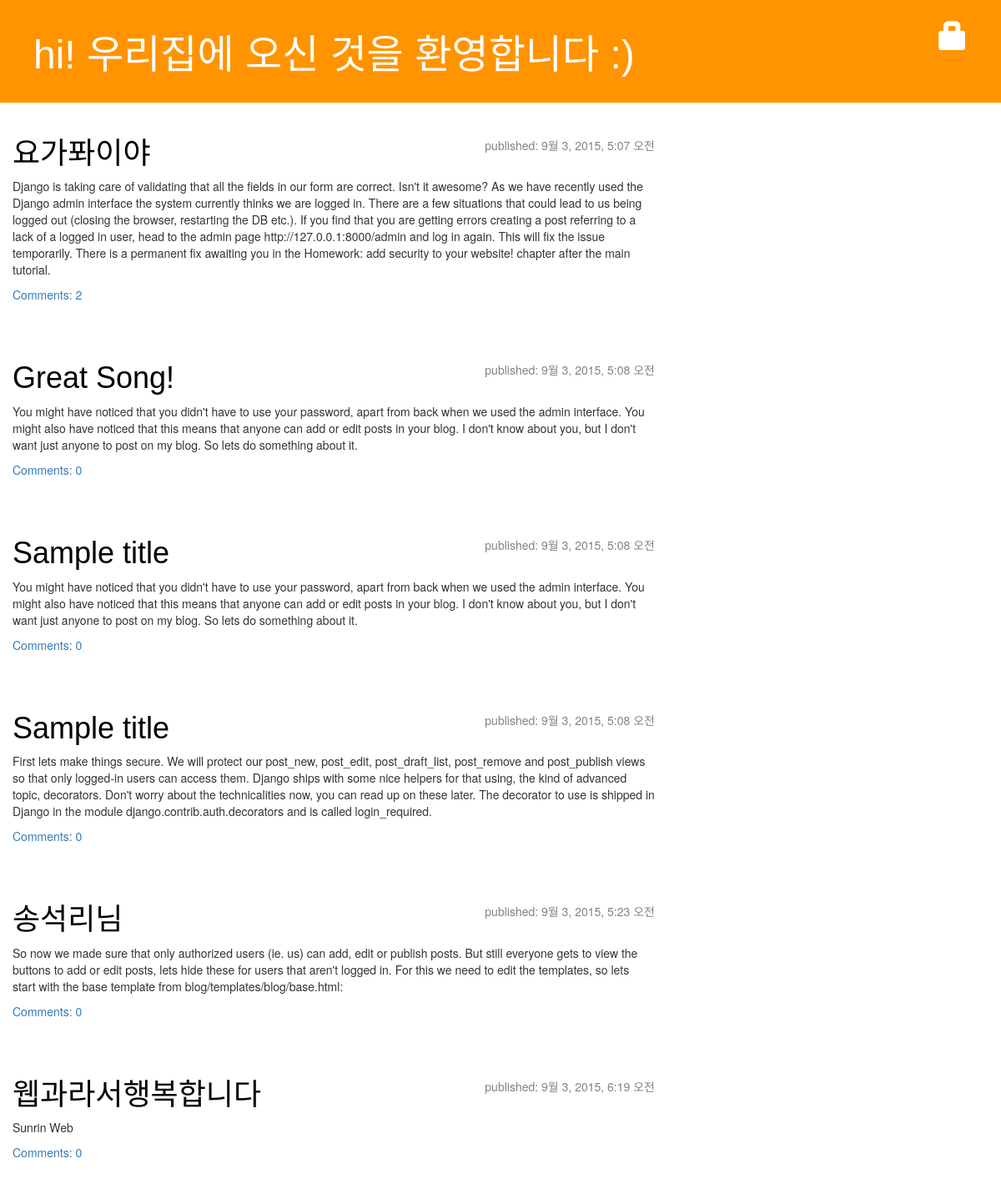
The page / on the database its author committed.
### blog/models.py (models this page shows, shortened)
class Post(models.Model):
    author = models.ForeignKey('auth.User')
    title = models.CharField(max_length=200)
    text = models.TextField()
    created_date = models.DateTimeField(default=timezone.now)
    published_date = models.DateTimeField(blank=True, null=True)
    def approved_comments(self):
        return self.comments.filter(approved_comment=True)

### blog/views.py (the view)
# urls.py: url(r'^$', views.post_list, name='post_list'),
def post_list(request):
    posts = Post.objects.filter(published_date__lte=timezone.now()).order_by('published_date')
    return render(request, 'blog/post_list.html', {'posts': posts})

### blog/templates/blog/post_list.html
{% extends "blog/base.html" %}
{% block content %}
{% for post in posts %}
    <div class="post">
        <div class="date">
            <p>published: {{ post.published_date }}</p>
        </div>
        <h1><a href="{% url "post_detail" post_id=post.pk %}">{{ post.title }}</a></h1>
        <p>{{ post.text }}</p>
        <a href="{% url "blog.views.post_detail" post_id=post.pk %}">Comments: {{ post.approved_comments.count }}</a>
    </div>
{% endfor %}
{% endblock content %}

### blog/templates/blog/base.html (shortened to what this page needs)
{% load staticfiles %}
<!DOCTYPE html>
<html>
<head>
<link rel="stylesheet" href="https://maxcdn.bootstrapcdn.com/bootstrap/3.3.5/css/bootstrap.min.css">
<link rel="stylesheet" href="https://maxcdn.bootstrapcdn.com/bootstrap/3.3.5/css/bootstrap-theme.min.css">
<link rel="stylesheet" href="{% static "css/blog.css" %}">
</head>
<body>
    <div id="flip" class="page-header">
        {% if user.is_authenticated %}
        <a href="{% url "post_new" %}" class="top-menu"><span class="glyphicon glyphicon-plus"></span></a>
        <a href="{% url "post_draft_list" %}" class="top-menu"><span class="glyphicon glyphicon-edit"></span></a>
        <p class="top-menu">Hello {{ user.username }}<small>(<a href="{% url "django.contrib.auth.views.logout" %}">Log out</a>)</small></p>
        {% else %}
        <a href="{% url "django.contrib.auth.views.login" %}" class="top-menu"><span class="glyphicon glyphicon-lock"></span></a>
        {% endif %}
        <a href="{% url "post_list" %}"><h1>hi! 우리집에 오신 것을 환영합니다 :)</h1></a>
    </div>
<div id="panel" class="col-md-8">
    {% block content %}
    {% endblock %}
</div>
</body>
</html>

### blog/static/css/blog.css (style rules this page uses)
.page-header { background-color: #ff9400; margin-top: 0; padding: 20px 20px 20px 40px; }
.page-header h1, .page-header h1 a, .page-header h1 a:visited, .page-header h1 a:active { color: #ffffff; font-size: 36pt; text-decoration: none; }
h1, h2, h3, h4 { font-family: 'Nanum Gothic', sans-serif; }
.date { float: right; color: #828282; }
.top-menu, .top-menu:hover, .top-menu:visited { color: #ffffff; float: right; font-size: 26pt; margin-right: 20px; }
.post { margin-bottom: 70px; }
.post h1 a, .post h1 a:visited { color: #000000; }

### rows shown on the page
Post: published_date "9월 3, 2015, 5:07 오전", title "요가퐈이야", text "Django is taking care of validating that all the fields in our form are correct. Isn't it awesome? As we have recently used the Django admin interface the system currently thinks we are logged in. There are a few situations that could lead to us being logged out (closing the browser, restarting the DB etc.). If you find that you are getting errors creating a post referring to a lack of a logged in user, head to the admin page http://127.0.0.1:8000/admin and log in again. This will fix the issue temporarily. There is a permanent fix awaiting you in the Homework: add security to your website! chapter after the main tutorial.", approved_comments.count "2"
Post: published_date "9월 3, 2015, 5:08 오전", title "Great Song!", text "You might have noticed that you didn't have to use your password, apart from back when we used the admin interface. You might also have noticed that this means that anyone can add or edit posts in your blog. I don't know about you, but I don't want just anyone to post on my blog. So lets do something about it.", approved_comments.count "0"
Post: published_date "9월 3, 2015, 5:08 오전", title "Sample title", text "You might have noticed that you didn't have to use your password, apart from back when we used the admin interface. You might also have noticed that this means that anyone can add or edit posts in your blog. I don't know about you, but I don't want just anyone to post on my blog. So lets do something about it.", approved_comments.count "0"
Post: published_date "9월 3, 2015, 5:08 오전", title "Sample title", text "First lets make things secure. We will protect our post_new, post_edit, post_draft_list, post_remove and post_publish views so that only logged-in users can access them. Django ships with some nice helpers for that using, the kind of advanced topic, decorators. Don't worry about the technicalities now, you can read up on these later. The decorator to use is shipped in Django in the module django.contrib.auth.decorators and is called login_required.", approved_comments.count "0"
Post: published_date "9월 3, 2015, 5:23 오전", title "송석리님", text "So now we made sure that only authorized users (ie. us) can add, edit or publish posts. But still everyone gets to view the buttons to add or edit posts, lets hide these for users that aren't logged in. For this we need to edit the templates, so lets start with the base template from blog/templates/blog/base.html:", approved_comments.count "0"
Post: published_date "9월 3, 2015, 6:19 오전", title "웹과라서행복합니다", text "Sunrin Web", approved_comments.count "0"
